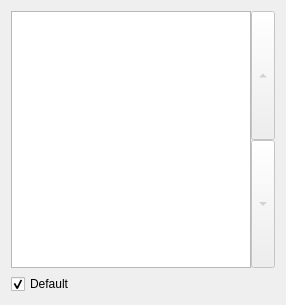
<?xml version="1.0" encoding="UTF-8"?>
<ui version="4.0">
 <class>PortraitWidget</class>
 <widget class="QDialog" name="PortraitWidget">
  <property name="geometry">
   <rect>
    <x>0</x>
    <y>0</y>
    <width>286</width>
    <height>305</height>
   </rect>
  </property>
  <property name="windowTitle">
   <string>Portrait</string>
  </property>
  <property name="modal">
   <bool>true</bool>
  </property>
  <layout class="QVBoxLayout" name="verticalLayout_2">
   <item>
    <layout class="QHBoxLayout" name="horizontalLayout">
     <property name="spacing">
      <number>0</number>
     </property>
     <item>
      <widget class="QGraphicsView" name="portraitView">
       <property name="minimumSize">
        <size>
         <width>116</width>
         <height>128</height>
        </size>
       </property>
      </widget>
     </item>
     <item>
      <layout class="QVBoxLayout" name="verticalLayout">
       <property name="leftMargin">
        <number>0</number>
       </property>
       <item>
        <widget class="QToolButton" name="buttonNext">
         <property name="enabled">
          <bool>false</bool>
         </property>
         <property name="sizePolicy">
          <sizepolicy hsizetype="Fixed" vsizetype="Expanding">
           <horstretch>0</horstretch>
           <verstretch>0</verstretch>
          </sizepolicy>
         </property>
         <property name="text">
          <string>...</string>
         </property>
         <property name="arrowType">
          <enum>Qt::UpArrow</enum>
         </property>
        </widget>
       </item>
       <item>
        <widget class="QToolButton" name="buttonPrev">
         <property name="enabled">
          <bool>false</bool>
         </property>
         <property name="sizePolicy">
          <sizepolicy hsizetype="Fixed" vsizetype="Expanding">
           <horstretch>0</horstretch>
           <verstretch>0</verstretch>
          </sizepolicy>
         </property>
         <property name="text">
          <string>...</string>
         </property>
         <property name="arrowType">
          <enum>Qt::DownArrow</enum>
         </property>
        </widget>
       </item>
      </layout>
     </item>
    </layout>
   </item>
   <item>
    <widget class="QCheckBox" name="isDefault">
     <property name="text">
      <string>Default</string>
     </property>
     <property name="checked">
      <bool>true</bool>
     </property>
    </widget>
   </item>
  </layout>
 </widget>
 <resources/>
 <connections/>
</ui>
